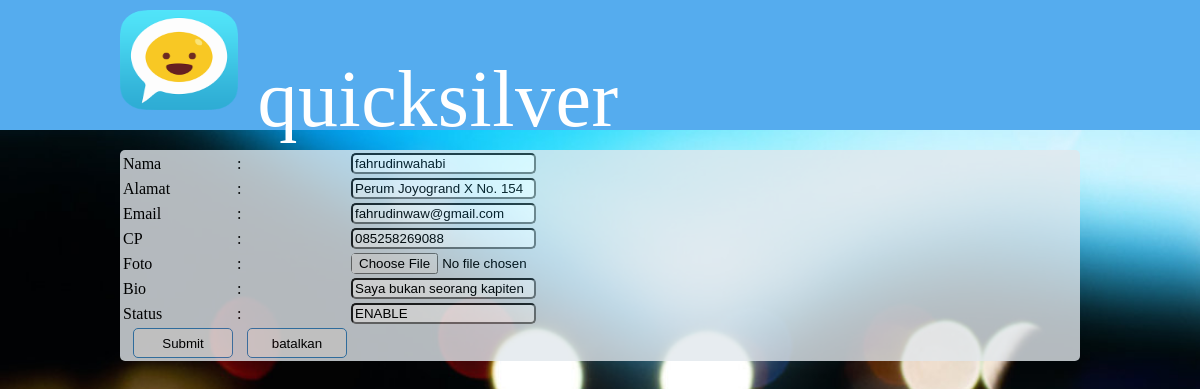
Page /edit.php (signed in) on the committed database.
### tables this page shows
CREATE TABLE IF NOT EXISTS `member` (
`id_member` int(11) NOT NULL,
  `password` varchar(100) NOT NULL,
  `nama` varchar(100) NOT NULL,
  `alamat` varchar(100) NOT NULL,
  `email` varchar(100) NOT NULL,
  `bio` text NOT NULL,
  `cp` varchar(100) NOT NULL,
  `foto` varchar(100) NOT NULL,
  `status` varchar(100) NOT NULL DEFAULT 'ENABLE'
);

### edit.php (the view, shortened to what this page needs)
	<!DOCTYPE html>
<html>
<head>
	<link rel="stylesheet" type="text/css" href="style.css">
        <link rel="stylesheet" type="text/css" href="skeleton.css">
</head>
<body>
	<?php
		$id = $_SESSION['id'];
		$query = "SELECT * FROM member WHERE id_member=$id";
		$result = mysql_query($query);
		$row = mysql_fetch_assoc($result);
	?>
	<div class="nav-bar">
            <div class="container">
                <div class="title-bar-left">
                    <img src="logo.png" class="logo">
                        <p class="quicksilver">quicksilver</p>
                </div>
            </div>
    </div>
    <div class="container tabelin">
    <table class="editin">
      <form action="proses_edit.php" method="POST" enctype="multipart/form-data">
      <tr>
      	<td>
      		Nama
      	</td>
      	<td>
      		:
      	</td>
      	<td>
      		<input type="text" name="nama" value="<?php echo $row['nama']; ?>"	><br>
      	</td>
      </tr>
		 <tr>
		 	<td>
				Alamat
		 	</td>
		 	<td>
		 		:
		 	</td>
		 	<td>
				<input type="text" name="alamat" value="<?php echo $row ['alamat']; ?>"><br>
		 	</td>
		 </tr>
		<tr>
			<td>
				Email
			</td>
			<td>
				:
			</td>
			<td>
				<input type="email" name="email" value="<?php echo $row ['email']; ?>"><br>
			</td>
		</tr>
		<tr>
			<td>
				CP
			</td>
			<td>
				:
			</td>
			<td>
				<input type="text" name="cp" value="<?php echo $row ['cp']; ?>">
			</td>
		</tr>
		<tr>
			<td>
				Foto
			</td>
			<td>
				:
			</td>
			<td>
				<input type="file" name="foto" value="<?php echo $row ['foto']; ?>">
			</td>
		</tr>
		<tr>
			<td>
				Bio
			</td>
			<td>
				:
			</td>
			<td>
				<input type="text" name="bio" value="<?php echo $row ['bio']; ?>">
			</td>
		</tr>
		<tr>
			<td>
				Status
			</td>
			<td>
				:
			</td>
			<td>
				 <input type="text" name="status" value="<?php echo $row ['status']; ?>">
			</td>
		</tr>
		<tr>
			<td>
				<button type="submit">Submit</button>
			</td>
			<td><button type="submit"><a href="index.php">batalkan</a></button></td>
		</tr>
	</form>
	</table>
	</div>
</body>
</html>

### style.css (style rules this page uses)
body { background-image: url(login.jpg); background-size: 1500px,1500px; background-attachment: fixed; }
body { margin: 0px; padding: 0px; }
.nav-bar { background-color: #55acee; width: 100%; height: 130px; }
.title-bar-left { display: inline-block; width: 35%; height: 100px; }
.title-bar-left .logo { width: inherit; height: inherit; position: relative; top: 10px; }
.title-bar-left p { color: white; display: inline-block; margin: 0px; position: relative; top: -50px; left: 35%; font-size: 20px; margin-left: 20px; font-family: 'roboto-condensed'; letter-spacing: 0.5px; color: #ff8414; }
p.quicksilver { font-family: 'BrannbollFet'; font-size: 80px; color: white; }
.tabelin { background-color: #e1e8ed; border-radius: 5px; opacity: 0.8; }
button { height: 30px; width: 100px; border: 1px, solid, #3b88c3; border-radius: 5px; cursor: pointer; margin-left: 10px; }
.editin { margin-top: 20px; }
input { border-radius: 5px; }
a { text-decoration: none; color:black; }

### skeleton.css (style rules this page uses)
.container { position: relative; width: 960px; margin: 0 auto; padding: 0; }
.container:after { content: "\0020"; display: block; height: 0; clear: both; visibility: hidden; }

### rows in the picture
member: nama "fahrudinwahabi", alamat "Perum Joyogrand X No. 154", email "fahrudinwaw@gmail.com", cp "085258269088", bio "Saya bukan seorang kapiten", status "ENABLE"
